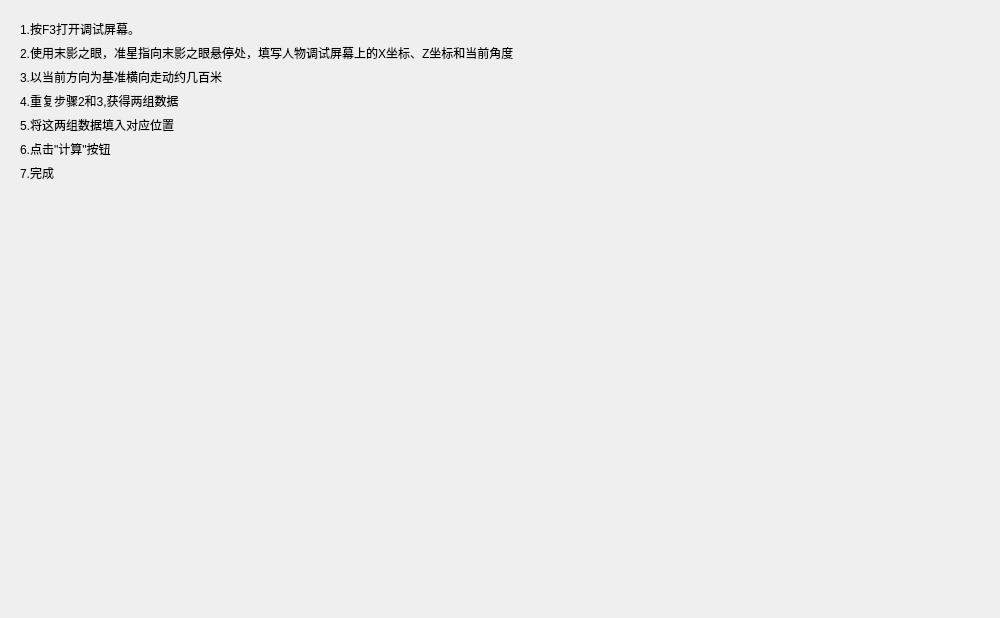
<?xml version="1.0" encoding="UTF-8"?>
<ui version="4.0">
 <class>HowToGetData</class>
 <widget class="QWidget" name="HowToGetData">
  <property name="geometry">
   <rect>
    <x>0</x>
    <y>0</y>
    <width>1000</width>
    <height>618</height>
   </rect>
  </property>
  <property name="windowTitle">
   <string>如何获取数据</string>
  </property>
  <layout class="QGridLayout" name="gridLayout">
   <item row="0" column="0">
    <widget class="ScrollArea" name="ScrollArea">
     <property name="styleSheet">
      <string notr="true">QScrollArea{
	border:none;
}</string>
     </property>
     <property name="widgetResizable">
      <bool>true</bool>
     </property>
     <widget class="QWidget" name="scrollAreaWidgetContents">
      <property name="geometry">
       <rect>
        <x>0</x>
        <y>0</y>
        <width>982</width>
        <height>600</height>
       </rect>
      </property>
      <layout class="QGridLayout" name="gridLayout_2">
       <item row="4" column="0">
        <widget class="BodyLabel" name="BodyLabel_5">
         <property name="text">
          <string>5.将这两组数据填入对应位置</string>
         </property>
         <property name="wordWrap">
          <bool>true</bool>
         </property>
        </widget>
       </item>
       <item row="3" column="0">
        <widget class="BodyLabel" name="BodyLabel_4">
         <property name="text">
          <string>4.重复步骤2和3,获得两组数据</string>
         </property>
         <property name="wordWrap">
          <bool>true</bool>
         </property>
        </widget>
       </item>
       <item row="7" column="0">
        <spacer name="verticalSpacer">
         <property name="orientation">
          <enum>Qt::Vertical</enum>
         </property>
         <property name="sizeHint" stdset="0">
          <size>
           <width>20</width>
           <height>404</height>
          </size>
         </property>
        </spacer>
       </item>
       <item row="2" column="0">
        <widget class="BodyLabel" name="BodyLabel_3">
         <property name="text">
          <string>3.以当前方向为基准横向走动约几百米</string>
         </property>
         <property name="wordWrap">
          <bool>true</bool>
         </property>
        </widget>
       </item>
       <item row="5" column="0">
        <widget class="BodyLabel" name="BodyLabel_6">
         <property name="text">
          <string>6.点击&quot;计算&quot;按钮</string>
         </property>
         <property name="wordWrap">
          <bool>true</bool>
         </property>
        </widget>
       </item>
       <item row="0" column="0">
        <widget class="BodyLabel" name="BodyLabel">
         <property name="text">
          <string>1.按F3打开调试屏幕。</string>
         </property>
         <property name="wordWrap">
          <bool>true</bool>
         </property>
        </widget>
       </item>
       <item row="1" column="0">
        <widget class="BodyLabel" name="BodyLabel_2">
         <property name="text">
          <string>2.使用末影之眼，准星指向末影之眼悬停处，填写人物调试屏幕上的X坐标、Z坐标和当前角度</string>
         </property>
         <property name="wordWrap">
          <bool>true</bool>
         </property>
        </widget>
       </item>
       <item row="6" column="0">
        <widget class="BodyLabel" name="BodyLabel_7">
         <property name="text">
          <string>7.完成</string>
         </property>
         <property name="wordWrap">
          <bool>true</bool>
         </property>
        </widget>
       </item>
      </layout>
     </widget>
    </widget>
   </item>
  </layout>
 </widget>
 <customwidgets>
  <customwidget>
   <class>ScrollArea</class>
   <extends>QScrollArea</extends>
   <header>qfluentwidgets</header>
   <container>1</container>
  </customwidget>
  <customwidget>
   <class>BodyLabel</class>
   <extends>QLabel</extends>
   <header>qfluentwidgets</header>
  </customwidget>
 </customwidgets>
 <resources/>
 <connections/>
</ui>
